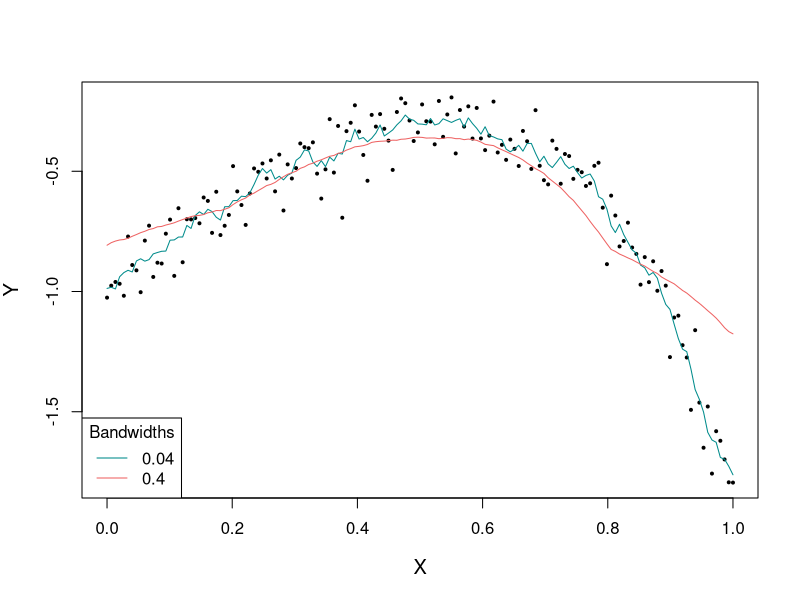

R code for this plot:
# Creating the Nadaraya-Watson estimator plot (univariate case)
# Plot the estimator for two bandwidths, see Figure 2.2

# Set random seed for reproducibility purposes
set.seed(121)

# Set sample size
n <- 150
# Evaluation grid
x <- seq(0, 1, length.out = n)
# Create normal distributed error vector
eps <- rnorm(n,0,0.1)
# Compute the responses through the univariate non-parametric regression model
y <- sin(2*x)- exp(x^3) + eps

# Plot the estimators and observed data
plot(x,y,pch = 20,xlab ="X", ylab = "Y",cex = 0.6,cex.axis = 1, cex.lab =1.2, cex.main = 1.2)
fit01 <- ksmooth(x,y, bandwidth=0.04)
lines(fit01$x,fit01$y, col = "cyan4")
fit05 <- ksmooth(x,y, bandwidth = 0.4)
lines(fit05$x, fit05$y, col = "indianred2")
legend("bottomleft", cex = 1,  legend = c("0.04", "0.4"), col = c("cyan4", "indianred2"), lty =1, title = "Bandwidths")
